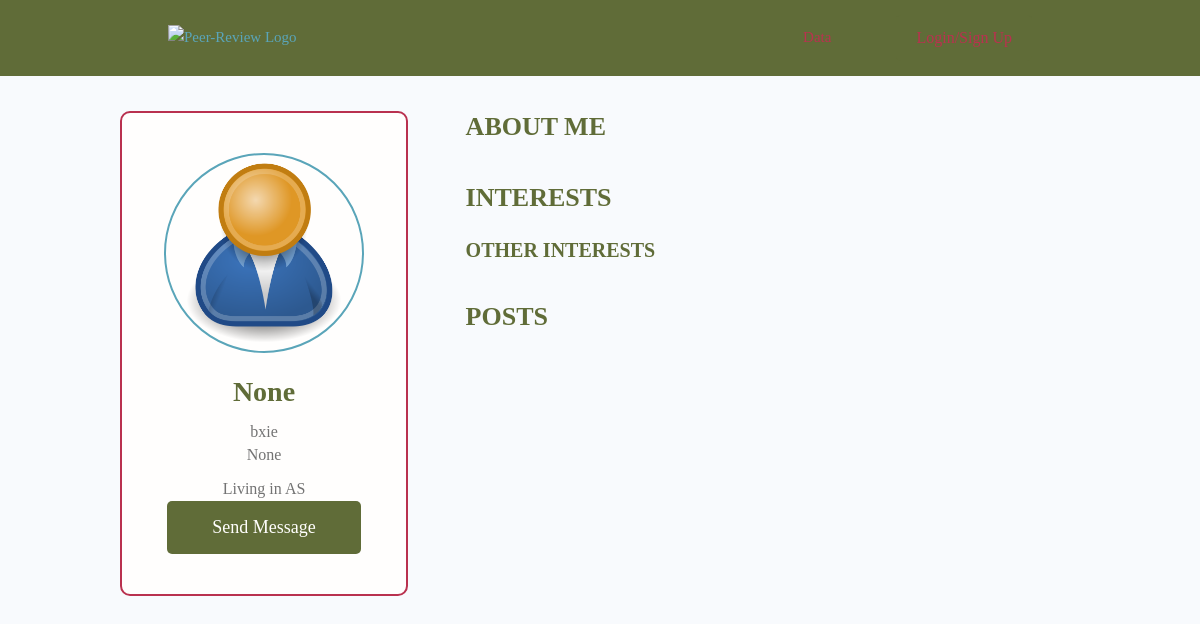
The app's page /profile/3496e0e1ef01429e9b7eaffe9d9bb0cb/ with its own data.
### users/models.py (models this page shows, shortened)
class Profile(models.Model):
    user = models.OneToOneField(
        User, on_delete=models.CASCADE, null=True, blank=True)
    name = models.CharField(max_length=200, blank=True, null=True)
    email = models.EmailField(max_length=500, blank=True, null=True)
    username = models.CharField(max_length=200, blank=True, null=True)
    location = CountryField(default='Argentina')
    short_intro = models.CharField(max_length=200, blank=True, null=True)
    bio = models.TextField(blank=True, null=True)
    profile_image = models.ImageField(null=True, blank=True, upload_to='profiles/', default="profiles/img_3.png")
    created = models.DateTimeField(auto_now_add=True)
    id = models.UUIDField(default=uuid.uuid4, unique=True,
                          primary_key=True, editable=False)
    class Meta:
        ordering = ['created']
    @property
    def imageURL(self):
        try:
            url = self.profile_image.url
        except:
            url = ''
        return url

### users/views.py (the view)
# urls.py: path('profile/<str:pk>/', views.userProfile, name="user-profile"),
def userProfile(request, pk):
    profile = Profile.objects.get(id=pk)
    topSkills = profile.skill_set.exclude(description__exact="")
    otherSkills = profile.skill_set.filter(description="")
    context = {'profile': profile, 'topSkills': topSkills,
               "otherSkills": otherSkills}
    return render(request, 'users/user-profile.html', context)

### users/templates/users/user-profile.html (shortened to what this page needs)
{% extends 'main.html' %}
{% block content %}
<main class="profile my-md">
    <div class="container">
        <div class="layout">
            <div class="column column--1of3">
                <div class="card text-center">
                    <div class="card__body dev">
                        <img class="avatar avatar--xl" src="{{ profile.imageURL }}" />
                        <h2 class="dev__name">{{profile.name}}</h2>
                        <P class = "dev__username">{{ profile.username }}</P>
                        <p class="dev__title">{{profile.short_intro}}</p>
                        <p class="dev__location">Living in {{profile.location}}</p>
                        {% if request.user.profile.id != profile.id %}
                        <a href="{% url 'create-message' profile.id %}" class="btn btn--sub btn--lg">Send Message </a>
                        {% endif %}
                    </div>
                </div>
            </div>
            <div class="column column--2of3">
                <div class="devInfo">
                    <h3 class="devInfo__title">About Me</h3>
                </div>
                <div class="devInfo">
                    <h3 class="devInfo__title">Interests</h3>
                    <div class="devInfo__skills">
                        <h3 class="devInfo__subtitle">Other Interests</h3>
                    </div>
                </div>
                <div class="devInfo">
                    <h3 class="devInfo__title">Posts</h3>
                </div>
            </div>
        </div>
    </div>
</main>
{% endblock content %}

### static/styles/app.css (style rules this page uses)
:root { --color-sub: #606C38; }
.btn--sub { background-color: var(--color-sub-light); }
.card { border: 2px solid var(--color-light); }
img { width: 100%; }
.profile .card > .dev { padding: 4rem; }
.dev__name { color: var(--color-sub); font-size: 2.8rem; font-weight: 700; margin-top: 1rem; margin-bottom: 0.5rem; }
.dev__title { font-size: 1.6rem; font-weight: 500; line-height: 1.3; }
.dev__location { margin-top: 1rem; }
.devInfo { margin-bottom: 3rem; }
.devInfo__title, .devInfo__subtitle { font-size: 2.6rem; color: var(--color-sub); text-transform: uppercase; font-weight: 700; margin-bottom: 1.5rem; }
.devInfo__subtitle { font-size: 2rem; color: var(--color-sub-light); }

### static/uikit/styles/modules/_variables.css (style rules this page uses)
:root { --color-main: #5aa5b9; --color-main-light: #e6faff; --color-sub: #606C38; --color-sub-light: #606C38; --color-sub-lighter: #ededfd; --color-text: #737373; --color-gray: #8b8b8b; --color-light: #B9314F; --color-light-gray: #767676; --color-bg: #f8fafd; --color-white: #fffefd; --color-white-light: #f3f3f3; --color-success: #359e64; --color-success-bg: #def8e8; --color-error: #fc4b0b; --color-error-bg: #fff2ee; --font-family: Fira Code; --font-regular: 300; --font-medium: 500; --font-bold: 700; --generic-shadow: 1px 1px 5px #00000010; --generic-transition: all 0.3s ease-in-out; }

### static/uikit/styles/modules/_base.css (style rules this page uses)
* { margin: 0; padding: 0; box-sizing: border-box; text-rendering: optimizeLegibility; color: inherit; font-size: inherit; }
html { font-size: 50%; }
@media only screen and (min-width: 480px) { html { font-size: 56.25%; } }
@media only screen and (min-width: 1200px) { html { font-size: 62.5%; } }
body { line-height: 1.6; font-weight: 400; font-size: 1.5rem; color: var(--color-text); background-color: var(--color-bg); min-height: 100vh; }

### static/uikit/styles/modules/_typography.css (style rules this page uses)
* { font-family: var(--font-base); }
h2 { font-size: 3.6rem; font-weight: var(--font-bold); }
h3 { font-size: 3.2rem; font-weight: var(--font-medium); }
p, span, strong { font-size: 1.6rem; color: var(--color-text); font-weight: var(--font-regular); }
a { padding-bottom: 2px; text-decoration: none; display: inline-block; color: var(--color-main); font-weight: var(--font-medium); }

### static/uikit/styles/modules/_utilities.css (style rules this page uses)
.container { width: 92%; max-width: 165rem; margin: 0 auto; box-sizing: border-box; }
@media screen and (min-width: 1000px) { .container { width: 90%; } }
@media screen and (min-width: 1200px) { .container { width: 80%; } }
.text-center { text-align: center; }
.my-md { margin: 3rem auto; }

### static/uikit/styles/modules/_avatar.css (style rules this page uses)
.avatar { border-radius: 50%; border: 2px solid var(--color-main); object-fit: cover; }
.avatar--xl { height: 20rem; width: 20rem; }

### static/uikit/styles/modules/_button.css (style rules this page uses)
.btn { display: inline-block; position: relative; cursor: pointer; background-color: var(--color-light); font-weight: var(--font-medium); color: var(--color-sub); text-decoration: none; padding: 1rem 2rem; border-radius: 0.5rem; border: none; width: -webkit-fit-content; width: -moz-fit-content; width: fit-content; height: -webkit-fit-content; height: -moz-fit-content; height: fit-content; font-size: 1.6rem; outline-width: 0; outline-color: transparent; -webkit-backface-visibility: hidden; backface-visibility: hidden; transition: all 0.3s ease-in-out; }
.btn--sub { background-color: var(--color-sub); color: var(--color-white); }
.btn--lg { font-size: 1.8rem; padding: 1.2rem 4.5rem; }

### static/uikit/styles/modules/_card.css (style rules this page uses)
.card { border-radius: 1rem; background-color: var(--color-white); border: 1.5px solid var(--color-light); width: auto; height: auto; margin-top: 0.5rem; margin-bottom: 0.5rem; overflow: hidden; }
.card__body, .card__header { padding: 2rem 2.5rem; }

### static/uikit/styles/modules/_layout.css (style rules this page uses)
.layout { display: flex; flex-flow: row wrap; justify-content: space-between; }
.layout > .column { margin-bottom: 3rem; }
.layout > .column.column--1of3 { flex-basis: 30%; }
.layout > .column.column--2of3 { flex-basis: 64%; }

### records on screen
Profile: imageURL (placeholder picture), name "None", username "bxie", short_intro "None", location "AS"
